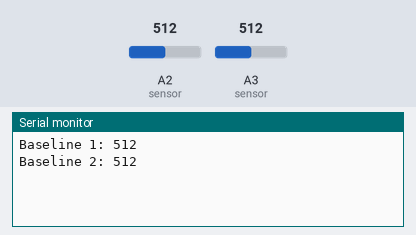
Bench run of a sketch on a simulated Arduino Uno, built with avr-gcc and run on an emulated ATmega328P. Shown: the last lines printed to the serial monitor. The inputs (shaded band) are chosen by the test bench; at power-on: A2 (sensor) = 512, A3 (sensor) = 512.

Above: at 2.2 s.
2.3 s: A2 (sensor) set to 716
At 3.0 s:
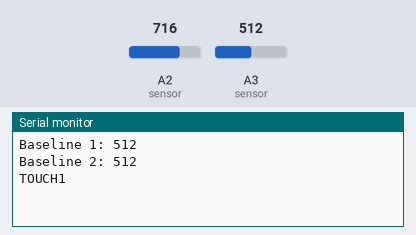
3.8 s: A2 (sensor) set to 511
At 5.0 s:
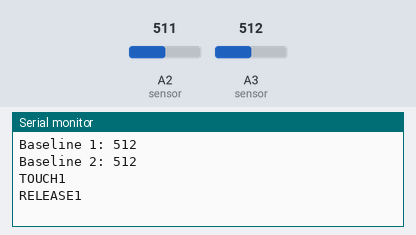
5.3 s: A3 (sensor) set to 716
At 6.4 s:
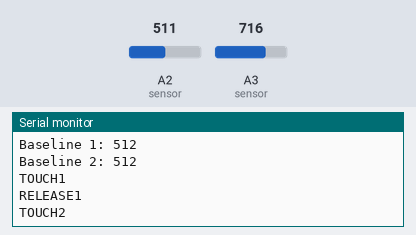
6.8 s: A3 (sensor) set to 511
At 7.6 s:
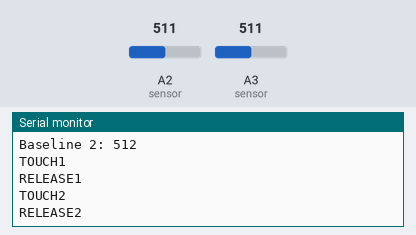

Measured:
- after the input at 2.3 s, the serial monitor: prints a new line at once (image 1)
- after the input at 3.8 s, the serial monitor: prints a new line at once (image 2)
- after the input at 5.3 s, the serial monitor: prints a new line at once (image 3)
- after the input at 6.8 s, the serial monitor: prints a new line at once (image 4)

The sketch:

OYU_DJ_Deck.ino
```cpp
const int touchPin1 = 2; // Not used directly in this code, assumes A2 and A3 are connected to touch sensors
const int touchPin2 = 3; // Not used directly in this code, assumes A2 and A3 are connected to touch sensors
int baseline1 = 0;
int baseline2 = 0;
int threshold = 20; // Adjust this value based on your sensor's sensitivity

bool touch1_active = false;
bool touch2_active = false;

void setup() {
  Serial.begin(9600); // Changed to 9600 to match Python, though 115200 is also fine if matched
  // No need for pinMode on analog pins for analogRead, but good practice if you use them for digital later

  // Get baselines
  delay(1000);
  baseline1 = analogRead(A2); // First sensor on A2
  baseline2 = analogRead(A3); // Second sensor on A3

  Serial.print("Baseline 1: ");
  Serial.println(baseline1);
  Serial.print("Baseline 2: ");
  Serial.println(baseline2);
}

void loop() {
  // Read both sensors
  int sensorValue1 = analogRead(A2);
  int sensorValue2 = analogRead(A3);

  int difference1 = abs(sensorValue1 - baseline1);
  int difference2 = abs(sensorValue2 - baseline2);

  // DEBUG: Always show sensor readings (you might want to remove this for production to reduce serial traffic)
  // Serial.print("Sensor1: ");
  // Serial.print(sensorValue1);
  // Serial.print(" (diff: ");
  // Serial.print(difference1);
  // Serial.print(") | Sensor2: ");
  // Serial.print(sensorValue2);
  // Serial.print(" (diff: ");
  // Serial.print(difference2);
  // Serial.println(")");

  // Handle first touch sensor
  if (difference1 > threshold) {
    if (!touch1_active) {
      Serial.println("TOUCH1");
      touch1_active = true;
    }
  } else {
    if (touch1_active) {
      Serial.println("RELEASE1");
      touch1_active = false;
    }
  }

  // Handle second touch sensor
  if (difference2 > threshold) {
    if (!touch2_active) {
      Serial.println("TOUCH2");
      touch2_active = true;
    }
  } else {
    if (touch2_active) {
      Serial.println("RELEASE2");
      touch2_active = false;
    }
  }

  // NO DELAY HERE! This makes the loop run as fast as possible, ensuring quick response.
}
```
